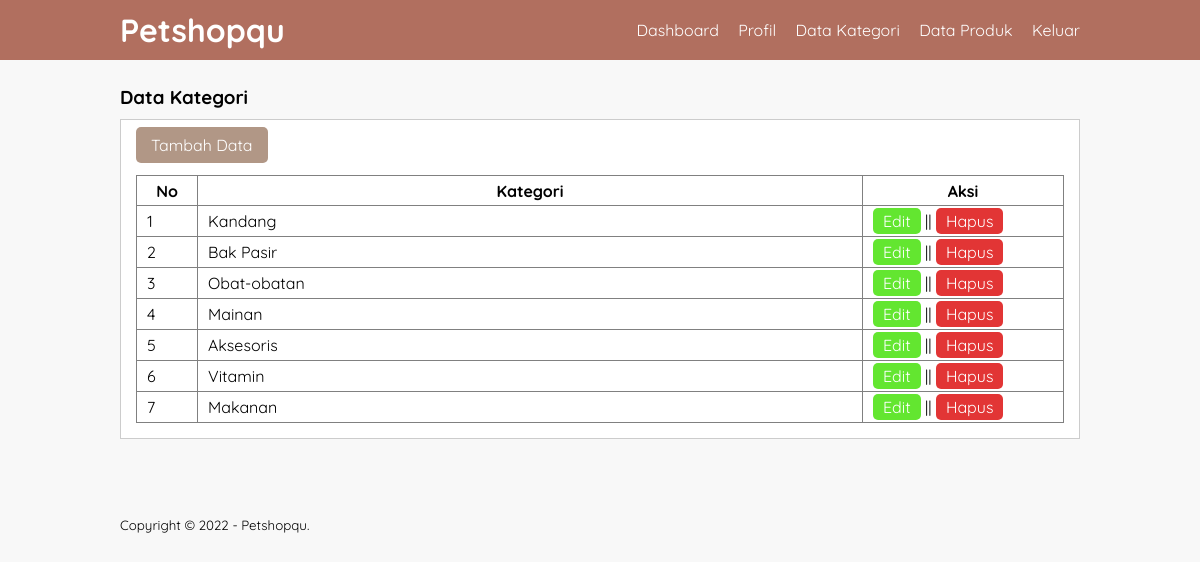
/data-kategori.php (signed in), run on the app's committed database.
### tables this page shows
CREATE TABLE `tb_category` (
  `category_id` int(11) NOT NULL,
  `category_name` varchar(25) NOT NULL
);

### data-kategori.php (the view, shortened to what this page needs)
<?php
    include 'db.php';
?>
<!DOCTYPE html>
<html lang="en">
<head>
    <link rel="stylesheet" type="text/css" href="css/style.css">
</head>
<body>
    <header>
        <div class="container">
            <h1><a href="dashboard.php">Petshopqu</a></h1>
            <ul>
                <li><a href="dashboard.php">Dashboard</a></li>
                <li><a href="profil.php">Profil</a></li>
                <li><a href="data-kategori.php">Data Kategori</a></li>
                <li><a href="data-produk.php">Data Produk</a></li>
                <li><a href="keluar.php">Keluar</a></li>
            </ul>
        </div>
    </header>
    <div class="section">
        <div class="container">
            <h3>Data Kategori</h3>
            <div class="box">
                <p><a href="tambah-kategori.php" class="btn-tambah">Tambah Data</a></p>
                <br>
                    <table border="1" cellspacing="0" class="table">
                        <thead>
                            <tr>
                                <th width="60px">No</th>
                                <th>Kategori</th>
                                <th width="200px">Aksi</th>
                            </tr>
                        </thead>
                        <tbody>
                            <?php
                                $no = 1;
                                $kategori = mysqli_query($conn, "SELECT * FROM tb_category ORDER BY category_id DESC");
                                if(mysqli_num_rows($kategori) > 0) {
                                while($row = mysqli_fetch_array($kategori)){
                            ?>
                            <tr>
                                <td><?php echo$no++?></td>
                                <td><?php echo$row['category_name']?></td>
                                <td>
                                    <a href="edit-kategori.php?id=<?php echo $row['category_id']?>" class="btn-edit">Edit</a> || <a href="proses-hapus.php?idk=<?php echo $row['category_id']?>" class="btn-hapus" onclick="return confirm('Yakin ingin hapus ?')">Hapus</a>
                                </td>
                            </tr>
                            <?php }}else { ?>
                                <tr>
                                    <td colspan="3">Tidak ada data</td>
                                </tr>
                            <?php } ?>
                        </tbody>
                    </table>
            </div>
        </div>
    </div>
    <footer>
        <div class="container">
            <small>Copyright &copy; 2022 - Petshopqu.</small>
        </div>
    </footer>
</body>
</html>

### css/style.css (style rules this page uses)
* { padding: 0; margin: 0; font-family: 'Quicksand', sans-serif; }
body { background-color: #f8f8f8; }
a { color: inherit; text-decoration: none; }
.btn-tambah { padding: 8px 15px; background-color: #b19786; color: #fff; border: none; cursor: pointer; border-radius: 5px; }
.btn-edit { padding: 3px 10px; background-color: #63e630; color: #fff; border: none; cursor: pointer; border-radius: 5px; }
.btn-hapus { padding: 3px 10px; background-color: #e23535; color: #fff; border: none; cursor: pointer; border-radius: 5px; }
header { background-color: #b16f5f; color: #fff; }
header h1 { float: left; padding: 10px 0; }
header ul { float: right; }
header ul li { display: inline-block; }
header ul li a { padding: 20px 0 20px 15px; display: inline-block; }
footer { padding: 25px 0; }
.container { width: 80%; margin: 0 auto; }
.container:after { content: ''; display: block; clear: both; }
.section { padding: 25px 0; }
.box { background-color: #fff; border: 1px solid #ccc; padding: 15px; box-sizing: border-box; margin: 10px 0 25px 0; }
.box:after { content: ''; display: block; clear: both; }
.table { width: 100%; border-collapse: collapse; padding: 20px 0; }
.table tr { height: 30px; }
.table tr td { padding: 5px 10px; }

### data on the page
tb_category: category_name "Kandang"
tb_category: category_name "Bak Pasir"
tb_category: category_name "Obat-obatan"
tb_category: category_name "Mainan"
tb_category: category_name "Aksesoris"
tb_category: category_name "Vitamin"
tb_category: category_name "Makanan"
